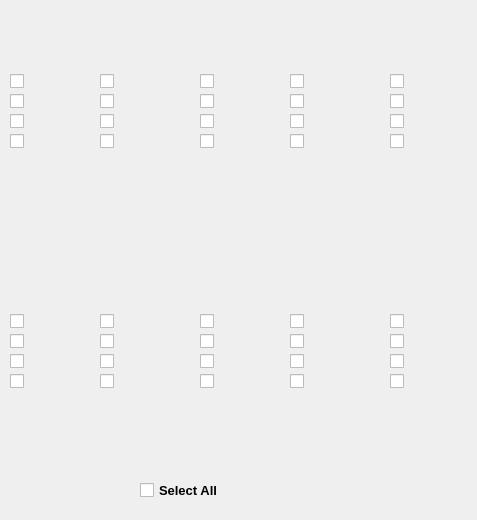
             <widget class="QWidget" name="tab_3">
              <attribute name="title">
               <string>Franchise</string>
              </attribute>
              <attribute name="toolTip">
               <string>Same a business domain - except for a more - larger established chain of businesses</string>
              </attribute>
              <attribute name="whatsThis">
               <string>Same a business domain - except for a more - larger established chain of businesses</string>
              </attribute>
              <widget class="QCheckBox" name="checkBox_347">
               <property name="geometry">
                <rect>
                 <x>100</x>
                 <y>90</y>
                 <width>78</width>
                 <height>22</height>
                </rect>
               </property>
               <property name="text">
                <string/>
               </property>
              </widget>
              <widget class="QCheckBox" name="checkBox_348">
               <property name="geometry">
                <rect>
                 <x>200</x>
                 <y>130</y>
                 <width>78</width>
                 <height>22</height>
                </rect>
               </property>
               <property name="text">
                <string/>
               </property>
              </widget>
              <widget class="QCheckBox" name="checkBox_349">
               <property name="geometry">
                <rect>
                 <x>10</x>
                 <y>130</y>
                 <width>78</width>
                 <height>22</height>
                </rect>
               </property>
               <property name="text">
                <string/>
               </property>
              </widget>
              <widget class="QCheckBox" name="checkBox_350">
               <property name="geometry">
                <rect>
                 <x>290</x>
                 <y>70</y>
                 <width>78</width>
                 <height>22</height>
                </rect>
               </property>
               <property name="text">
                <string/>
               </property>
              </widget>
              <widget class="QCheckBox" name="checkBox_351">
               <property name="geometry">
                <rect>
                 <x>290</x>
                 <y>130</y>
                 <width>78</width>
                 <height>22</height>
                </rect>
               </property>
               <property name="text">
                <string/>
               </property>
              </widget>
              <widget class="QCheckBox" name="checkBox_352">
               <property name="geometry">
                <rect>
                 <x>10</x>
                 <y>70</y>
                 <width>78</width>
                 <height>22</height>
                </rect>
               </property>
               <property name="text">
                <string/>
               </property>
              </widget>
              <widget class="QCheckBox" name="checkBox_353">
               <property name="geometry">
                <rect>
                 <x>100</x>
                 <y>110</y>
                 <width>78</width>
                 <height>22</height>
                </rect>
               </property>
               <property name="text">
                <string/>
               </property>
              </widget>
              <widget class="QCheckBox" name="checkBox_354">
               <property name="geometry">
                <rect>
                 <x>10</x>
                 <y>110</y>
                 <width>78</width>
                 <height>22</height>
                </rect>
               </property>
               <property name="text">
                <string/>
               </property>
              </widget>
              <widget class="QCheckBox" name="checkBox_355">
               <property name="geometry">
                <rect>
                 <x>290</x>
                 <y>110</y>
                 <width>78</width>
                 <height>22</height>
                </rect>
               </property>
               <property name="text">
                <string/>
               </property>
              </widget>
              <widget class="QCheckBox" name="checkBox_356">
               <property name="geometry">
                <rect>
                 <x>390</x>
                 <y>110</y>
                 <width>78</width>
                 <height>22</height>
                </rect>
               </property>
               <property name="text">
                <string/>
               </property>
              </widget>
              <widget class="QCheckBox" name="checkBox_357">
               <property name="geometry">
                <rect>
                 <x>100</x>
                 <y>70</y>
                 <width>78</width>
                 <height>22</height>
                </rect>
               </property>
               <property name="text">
                <string/>
               </property>
              </widget>
              <widget class="QCheckBox" name="checkBox_358">
               <property name="geometry">
                <rect>
                 <x>200</x>
                 <y>70</y>
                 <width>78</width>
                 <height>22</height>
                </rect>
               </property>
               <property name="text">
                <string/>
               </property>
              </widget>
              <widget class="QCheckBox" name="checkBox_359">
               <property name="geometry">
                <rect>
                 <x>390</x>
                 <y>130</y>
                 <width>78</width>
                 <height>22</height>
                </rect>
               </property>
               <property name="text">
                <string/>
               </property>
              </widget>
              <widget class="QCheckBox" name="checkBox_360">
               <property name="geometry">
                <rect>
                 <x>390</x>
                 <y>70</y>
                 <width>78</width>
                 <height>22</height>
                </rect>
               </property>
               <property name="text">
                <string/>
               </property>
              </widget>
              <widget class="QCheckBox" name="checkBox_361">
               <property name="geometry">
                <rect>
                 <x>200</x>
                 <y>110</y>
                 <width>78</width>
                 <height>22</height>
                </rect>
               </property>
               <property name="text">
                <string/>
               </property>
              </widget>
              <widget class="QCheckBox" name="checkBox_362">
               <property name="geometry">
                <rect>
                 <x>10</x>
                 <y>90</y>
                 <width>78</width>
                 <height>22</height>
                </rect>
               </property>
               <property name="text">
                <string/>
               </property>
              </widget>
              <widget class="QCheckBox" name="checkBox_363">
               <property name="geometry">
                <rect>
                 <x>200</x>
                 <y>90</y>
                 <width>78</width>
                 <height>22</height>
                </rect>
               </property>
               <property name="text">
                <string/>
               </property>
              </widget>
              <widget class="QCheckBox" name="checkBox_364">
               <property name="geometry">
                <rect>
                 <x>100</x>
                 <y>130</y>
                 <width>78</width>
                 <height>22</height>
                </rect>
               </property>
               <property name="text">
                <string/>
               </property>
              </widget>
              <widget class="QCheckBox" name="checkBox_365">
               <property name="geometry">
                <rect>
                 <x>390</x>
                 <y>91</y>
                 <width>78</width>
                 <height>21</height>
                </rect>
               </property>
               <property name="text">
                <string/>
               </property>
              </widget>
              <widget class="QCheckBox" name="checkBox_366">
               <property name="geometry">
                <rect>
                 <x>290</x>
                 <y>90</y>
                 <width>78</width>
                 <height>22</height>
                </rect>
               </property>
               <property name="text">
                <string/>
               </property>
              </widget>
              <widget class="QCheckBox" name="checkBox_367">
               <property name="geometry">
                <rect>
                 <x>100</x>
                 <y>330</y>
                 <width>78</width>
                 <height>22</height>
                </rect>
               </property>
               <property name="text">
                <string/>
               </property>
              </widget>
              <widget class="QCheckBox" name="checkBox_368">
               <property name="geometry">
                <rect>
                 <x>200</x>
                 <y>370</y>
                 <width>78</width>
                 <height>22</height>
                </rect>
               </property>
               <property name="text">
                <string/>
               </property>
              </widget>
              <widget class="QCheckBox" name="checkBox_369">
               <property name="geometry">
                <rect>
                 <x>10</x>
                 <y>370</y>
                 <width>78</width>
                 <height>22</height>
                </rect>
               </property>
               <property name="text">
                <string/>
               </property>
              </widget>
              <widget class="QCheckBox" name="checkBox_370">
               <property name="geometry">
                <rect>
                 <x>290</x>
                 <y>310</y>
                 <width>78</width>
                 <height>22</height>
                </rect>
               </property>
               <property name="text">
                <string/>
               </property>
              </widget>
              <widget class="QCheckBox" name="checkBox_371">
               <property name="geometry">
                <rect>
                 <x>290</x>
                 <y>370</y>
                 <width>78</width>
                 <height>22</height>
                </rect>
               </property>
               <property name="text">
                <string/>
               </property>
              </widget>
              <widget class="QCheckBox" name="checkBox_372">
               <property name="geometry">
                <rect>
                 <x>10</x>
                 <y>310</y>
                 <width>78</width>
                 <height>22</height>
                </rect>
               </property>
               <property name="text">
                <string/>
               </property>
              </widget>
              <widget class="QCheckBox" name="checkBox_373">
               <property name="geometry">
                <rect>
                 <x>100</x>
                 <y>350</y>
                 <width>78</width>
                 <height>22</height>
                </rect>
               </property>
               <property name="text">
                <string/>
               </property>
              </widget>
              <widget class="QCheckBox" name="checkBox_374">
               <property name="geometry">
                <rect>
                 <x>10</x>
                 <y>350</y>
                 <width>78</width>
                 <height>22</height>
                </rect>
               </property>
               <property name="text">
                <string/>
               </property>
              </widget>
              <widget class="QCheckBox" name="checkBox_375">
               <property name="geometry">
                <rect>
                 <x>290</x>
                 <y>350</y>
                 <width>78</width>
                 <height>22</height>
                </rect>
               </property>
               <property name="text">
                <string/>
               </property>
              </widget>
              <widget class="QCheckBox" name="checkBox_376">
               <property name="geometry">
                <rect>
                 <x>390</x>
                 <y>350</y>
                 <width>78</width>
                 <height>22</height>
                </rect>
               </property>
               <property name="text">
                <string/>
               </property>
              </widget>
              <widget class="QCheckBox" name="checkBox_377">
               <property name="geometry">
                <rect>
                 <x>100</x>
                 <y>310</y>
                 <width>78</width>
                 <height>22</height>
                </rect>
               </property>
               <property name="text">
                <string/>
               </property>
              </widget>
              <widget class="QCheckBox" name="checkBox_378">
               <property name="geometry">
                <rect>
                 <x>200</x>
                 <y>310</y>
                 <width>78</width>
                 <height>22</height>
                </rect>
               </property>
               <property name="text">
                <string/>
               </property>
              </widget>
              <widget class="QCheckBox" name="checkBox_379">
               <property name="geometry">
                <rect>
                 <x>390</x>
                 <y>370</y>
                 <width>78</width>
                 <height>22</height>
                </rect>
               </property>
               <property name="text">
                <string/>
               </property>
              </widget>
              <widget class="QCheckBox" name="checkBox_380">
               <property name="geometry">
                <rect>
                 <x>390</x>
                 <y>310</y>
                 <width>78</width>
                 <height>22</height>
                </rect>
               </property>
               <property name="text">
                <string/>
               </property>
              </widget>
              <widget class="QCheckBox" name="checkBox_381">
               <property name="geometry">
                <rect>
                 <x>200</x>
                 <y>350</y>
                 <width>78</width>
                 <height>22</height>
                </rect>
               </property>
               <property name="text">
                <string/>
               </property>
              </widget>
              <widget class="QCheckBox" name="checkBox_382">
               <property name="geometry">
                <rect>
                 <x>10</x>
                 <y>330</y>
                 <width>78</width>
                 <height>22</height>
                </rect>
               </property>
               <property name="text">
                <string/>
               </property>
              </widget>
              <widget class="QCheckBox" name="checkBox_383">
               <property name="geometry">
                <rect>
                 <x>200</x>
                 <y>330</y>
                 <width>78</width>
                 <height>22</height>
                </rect>
               </property>
               <property name="text">
                <string/>
               </property>
              </widget>
              <widget class="QCheckBox" name="checkBox_384">
               <property name="geometry">
                <rect>
                 <x>100</x>
                 <y>370</y>
                 <width>78</width>
                 <height>22</height>
                </rect>
               </property>
               <property name="text">
                <string/>
               </property>
              </widget>
              <widget class="QCheckBox" name="checkBox_385">
               <property name="geometry">
                <rect>
                 <x>390</x>
                 <y>331</y>
                 <width>78</width>
                 <height>21</height>
                </rect>
               </property>
               <property name="text">
                <string/>
               </property>
              </widget>
              <widget class="QCheckBox" name="checkBox_386">
               <property name="geometry">
                <rect>
                 <x>290</x>
                 <y>330</y>
                 <width>78</width>
                 <height>22</height>
                </rect>
               </property>
               <property name="text">
                <string/>
               </property>
              </widget>
              <widget class="QCheckBox" name="select_all_franchise">
               <property name="geometry">
                <rect>
                 <x>140</x>
                 <y>470</y>
                 <width>161</width>
                 <height>41</height>
                </rect>
               </property>
               <property name="font">
                <font>
                 <pointsize>10</pointsize>
                 <bold>true</bold>
                </font>
               </property>
               <property name="text">
                <string>Select All</string>
               </property>
               <property name="checkable">
                <bool>false</bool>
               </property>
              </widget>
             </widget>
